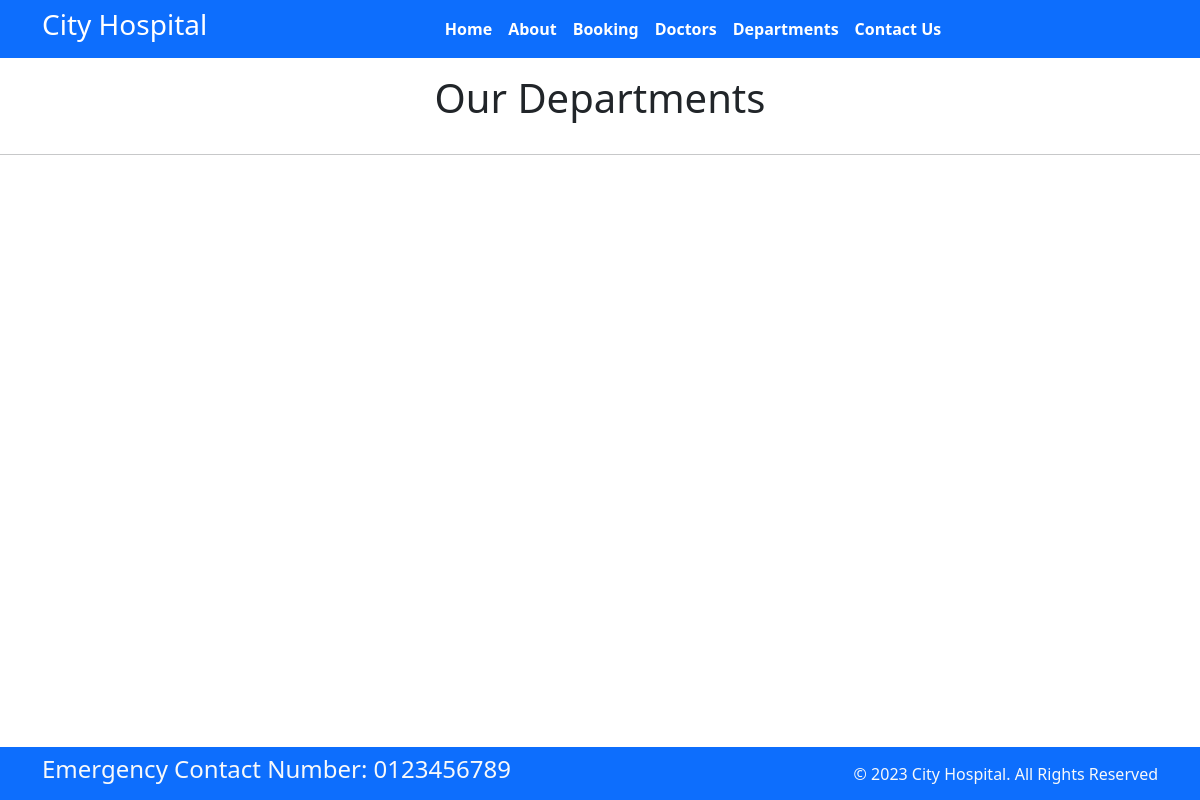
Page /department on the earlier database version.
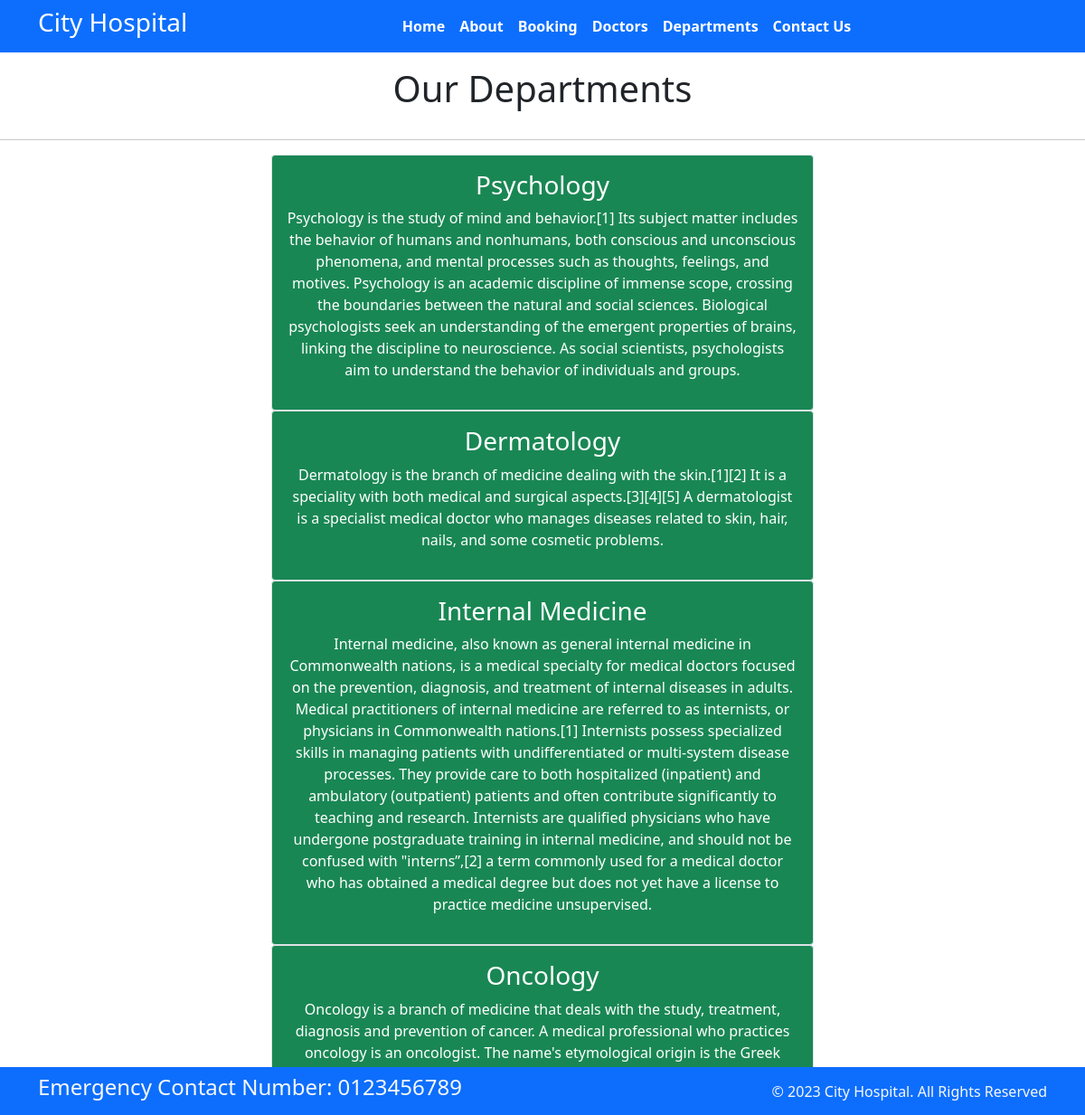
Same page on the later database version.
### home/models.py (models this page shows, shortened)
class Departments(models.Model):
    dep_name = models.CharField(max_length=100)
    dep_description = models.TextField()

### home/views.py (the view)
# urls.py: path('department', views.department, name='departments'),
def department(request):
    dict_dept = {
        'dept': Departments.objects.all()
    }
    return render(request, 'department.html', dict_dept)

### templates/department.html (shortened to what this page needs)
{% extends "base.html" %}
{% block content%}
<h1 class="text-center p-3"> Our Departments</h1>
<hr>
{% for d in dept %}
<div class="mx-auto w-50 bg-success text-center text-white p-3 border rounded">
    <h3>{{ d.dep_name}}</h1>
    <p>{{ d.dep_description}}</p>
</div>
{% endfor %}
{% endblock %}

### templates/base.html (shortened to what this page needs)
{% load static %}
<!DOCTYPE html>
<html>
<head>
    <link rel="stylesheet" href=" https://cdn.jsdelivr.net/npm/bootstrap@5.1.3/dist/css/bootstrap.min.css ">
    <link rel="stylesheet" href="https://use.fontawesome.com/releases/v5.2.0/css/all.css">
    <link rel="stylesheet" href="{% static '/css/style.css' %}">
</head>
<body>
    <nav class="navbar bg-primary navbar-expand-md ">
        <div class="container">
            <div class="col-2 text-left pl-md-0">
                <h3 class="text-white"> City Hospital </h3>
            </div>
            <div class="collapse navbar-collapse justify-content-center col-md-8 navbar-collapse-3">
                <ul class="navbar-nav justify-content-center  fw-bold">
                    <li class="nav-item active">
                        <a class="nav-link text-white " href="{% url 'home'%}">Home </a>
                    </li>
                    <li class="nav-item">
                        <a class="nav-link text-white " href="{% url 'about'%}">About</a>
                    </li>
                    <li class="nav-item">
                        <a class="nav-link text-white " href="{% url 'booking'%}">Booking</a>
                    </li>
                    <li class="nav-item">
                        <a class="nav-link text-white" href="{% url 'doctors'%}">Doctors</a>
                    </li>
                    <li class="nav-item">
                        <a class="nav-link text-white" href="{% url 'departments'%}">Departments</a>
                    </li>
                    <li class="nav-item">
                        <a class="nav-link text-white" href="{% url 'contact'%}">Contact Us</a>
                    </li>
                </ul>
            </div>
        </div>
    </nav>
    {% block content%}
    {% endblock %}
    <section class="fixed-bottom">
        <footer class="pt-2 pb-2  bg-primary text-light">
            <div class="container">
                <div class="row align-items-center">
                    <div class="col-12 col-md-8">
                        <h4>Emergency Contact Number: 0123456789</h4>
                    </div>
                    <div class="col-12 col-md-4 mt-4 mt-md-0 text-center text-md-end">
                        © 2023 City Hospital. All Rights Reserved
                    </div>
                </div>
            </div>
        </footer>
    </section>
</body>
</html>

Differences in the rows shown:
added Departments: dep_name "Psychology", dep_description "Psychology is the study of mind and behavior.[1] Its subject matter includes the behavior of humans and nonhumans, both conscious and unconscious phenomena, and mental processes such as thoughts, feelings, and motives. Psychology is an academic discipline of immense scope, crossing the boundaries between the natural and social sciences. Biological psychologists seek an understanding of the emergent properties of brains, linking the discipline to neuroscience. As social scientists, psychologists aim to understand the behavior of individuals and groups."
added Departments: dep_name "Dermatology", dep_description "Dermatology is the branch of medicine dealing with the skin.[1][2] It is a speciality with both medical and surgical aspects.[3][4][5] A dermatologist is a specialist medical doctor who manages diseases related to skin, hair, nails, and some cosmetic problems."
added Departments: dep_name "Internal Medicine", dep_description "Internal medicine, also known as general internal medicine in Commonwealth nations, is a medical specialty for medical doctors focused on the prevention, diagnosis, and treatment of internal diseases in adults. Medical practitioners of internal medicine are referred to as internists, or physicians in Commonwealth nations.[1] Internists possess specialized skills in managing patients with undifferentiated or multi-system disease processes. They provide care to both hospitalized (inpatient) and ambulatory (outpatient) patients and often contribute significantly to teaching and research. Internists are qualified physicians who have undergone postgraduate training in internal medicine, and…"
added Departments: dep_name "Oncology", dep_description "Oncology is a branch of medicine that deals with the study, treatment, diagnosis and prevention of cancer. A medical professional who practices oncology is an oncologist. The name's etymological origin is the Greek…"
